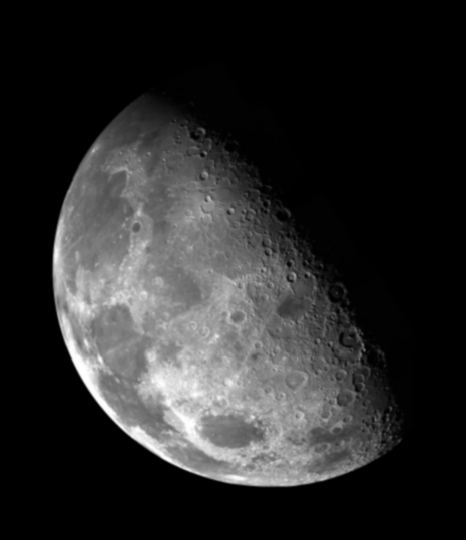
#> input picture CH03/input/Fig0338(a)(blurry_moon).tif, 466 x 540 px
$ python sharpening.py   (older library calls are emulated)
#> lines starting #> are read from the running program, lines starting #| are printed output that depends on the picture
import skimage
from skimage import io, filters, color
import matplotlib.pyplot as plt
import numpy as np


FILE_NAME = "Fig0338(a)(blurry_moon).tif"
INPUT_FILE = "input/"+FILE_NAME
OUTPUT_FILE = "output/"+FILE_NAME[:-3]+".png"

img = io.imread(INPUT_FILE)
#> img is the input picture: shape (540, 466); min 0, max 254, mean 42.7
img = skimage.img_as_float(img)


laplacian = 1.0/16*np.array([
    [-1,-1,-1],
    [-1,8,-1],
    [-1,-1,-1]],dtype=np.float)

img_blur = skimage.filters.edges.convolve(img,laplacian,mode="constant")
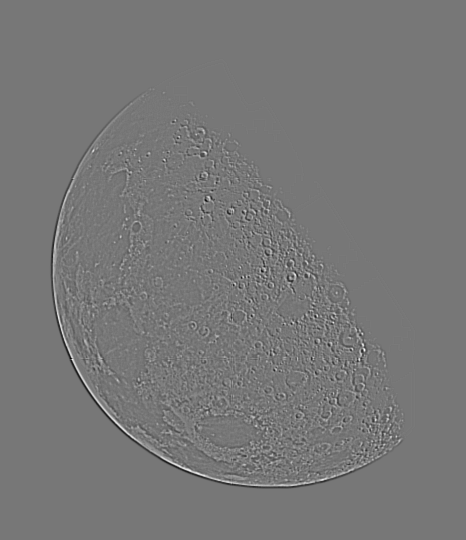
#> img_blur: shape (540, 466) float64; min -0.0615, max 0.0694, mean -2.14e-20; drawn with min black and max white

alpha = [0.2,1.0,2.5]


fig = plt.figure(figsize=(8,6),dpi=100)
plt.subplot(221)
plt.imshow(img, cmap="gray")

for i in range(3):
    out = img + alpha[i]*(img-img_blur)
    plt.subplot(2,2,i+2)
    plt.imshow(out,cmap="gray")

plt.show()
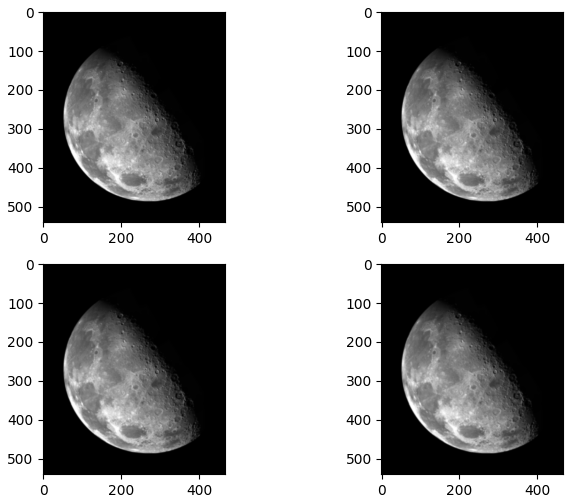
#> figure drawn by matplotlib, 4 panels
